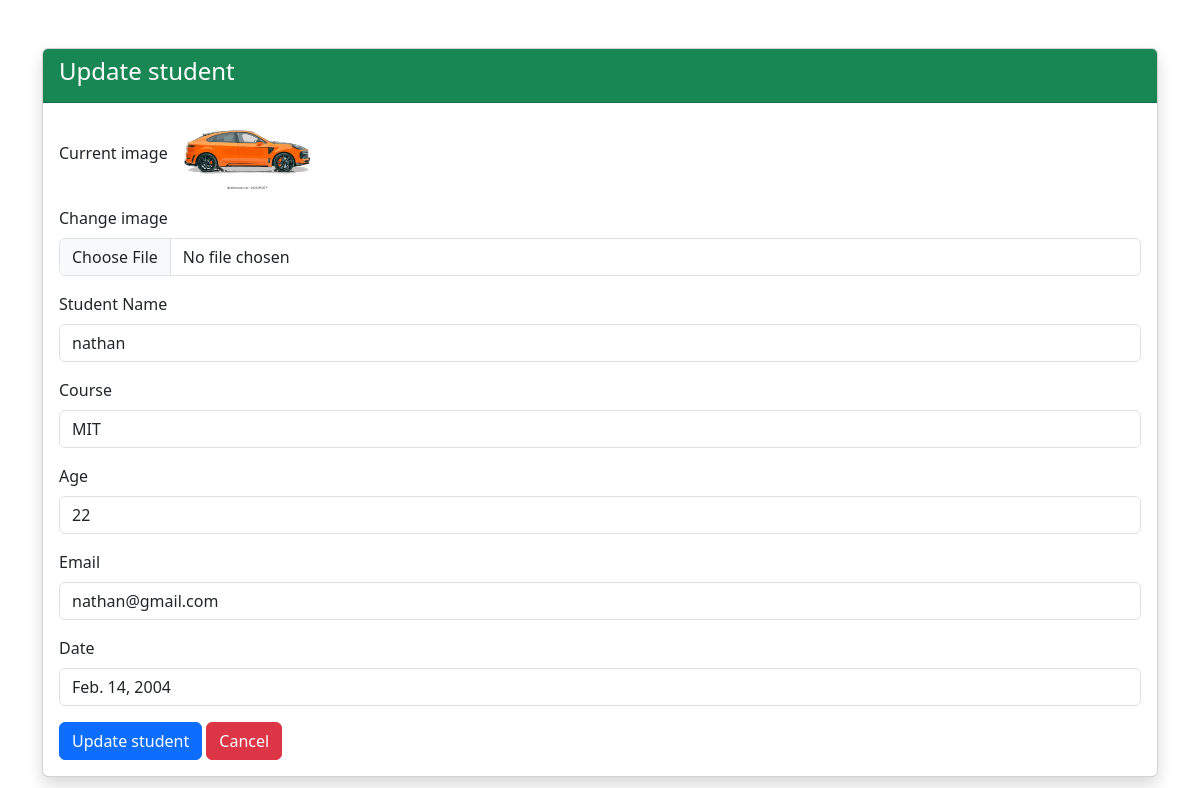
Screenshot of /updaterecord/13/ with the database file from the repository.
### Admin/models.py (models this page shows, shortened)
class Student(models.Model):
    image = models.ImageField(upload_to='students/',null=True,blank=True)
    name =models.CharField(max_length=20)
    course =models.CharField(max_length=20)
    age =models.IntegerField()
    email =models.EmailField(null=True, blank=True )
    date =models.DateField(null=True, blank=True)

### Admin/views.py (the view, shortened to what this page needs)
# urls.py: path('updaterecord/<int:id>/',views.update_record, name='update_record'),
def update_record(request, id):
    student = get_object_or_404(Student, id=id)  # use singular 'student'
    return render(request, 'update_record.html', {'student': student})

### Admin/templates/update_record.html (shortened to what this page needs)
{% load static %}
<!DOCTYPE html>
<html lang="en">
<head>
    <link href="https://cdn.jsdelivr.net/npm/bootstrap@5.3.0/dist/css/bootstrap.min.css" rel="stylesheet">
</head>
<body>
<div class="container mt-5">
    <div class="card shadow">
        <div class="card-header bg-success text-white ">
            <h4>Update student</h4>
        </div>
        <div class="card-body">
           <form method="POST" enctype="multipart/form-data">
    {% if student.image %}
    <div class="mb-3">
        <label class="form-label">Current image</label>
        <img src="{{ student.image.url }}" alt="current student image" width="150">
    </div>
    {% endif %}
    <div class="mb-3">
        <label class="form-label">Change image</label>
        <input type="file" name="image" class="form-control">
    </div>
    <div class="mb-3">
        <label class="form-label">Student Name</label>
        <input type="text" name="name" class="form-control" value="{{ student.name }}">
    </div>
    <div class="mb-3">
        <label class="form-label">Course</label>
        <input type="text" name="course" class="form-control" value="{{ student.course }}">
    </div>
    <div class="mb-3">
        <label class="form-label">Age</label>
        <input type="number" name="age" class="form-control" value="{{ student.age }}">
    </div>
    <div class="mb-3">
        <label class="form-label">Email</label>
        <input type="email" name="email" class="form-control" value="{{ student.email }}">
    </div>
    <div class="mb-3">
        <label class="form-label">Date</label>
        <input type="text" name="date" class="form-control" value="{{ student.date }}">
    </div>
    <button type="submit" class="btn btn-primary">Update student</button>
    <a href="{% url 'index' %}" class="btn btn-danger">Cancel</a>
</form>
        </div>
    </div>
</div>
</body>
</html>

### rows the page displays
Student: image (picture), name "nathan", course "MIT", age "22", email "nathan@gmail.com", date "Feb. 14, 2004"
